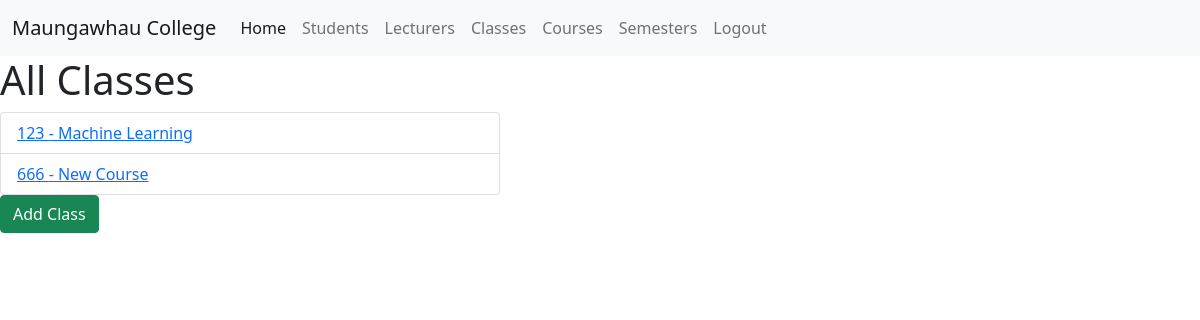
The page /classes/ (signed in) on the database its author committed.
### attendance/models.py (models this page shows, shortened)
class Class(models.Model):
    number = models.CharField(max_length=6)
    course = models.ForeignKey(Course, on_delete=models.CASCADE)
    semester = models.ForeignKey(Semester, on_delete=models.CASCADE)
    lecturer = models.ForeignKey(Lecturer, on_delete=models.SET_NULL, blank=True, null=True)
    students = models.ManyToManyField(Student, blank=True, null=True, related_name="enrolled_student")

class Course(models.Model):
    code = models.CharField(max_length=9)
    name = models.CharField(max_length=50)

### attendance/views.py (the view)
# urls.py: path('classes/', ListClass.as_view(), name="class-list"),
class ListClass(ListView):
    model = Class
    template_name = "class/class-list.html"

### attendance/templates/class/class-list.html (shortened to what this page needs)
{% extends 'base.html' %}
{% block content %}
    {% if user.is_authenticated %}
        {% if user.is_superuser %}
            <h1>All Classes</h1>
            <ul class="list-group">
                {% for Class in object_list %}
                    <li class="list-group-item" style="width: 500px">
                        <a href="{% url 'class-detail' Class.id %}">{{ Class.number }} - {{ Class.course.name }}</a>
                    </li>
                {% endfor %}
            </ul>
        {% endif %}
        {% if user.is_superuser %}
            <a href="{% url 'add-class' %}" class="btn btn-success">Add Class</a>
        {% endif %}
    {% else %}
        <h1>YOU DON'T HAVE ACCESS</h1>
    {% endif %}
{% endblock %}

### rows shown on the page
Class: number "123", course.name "Machine Learning"
Class: number "666", course.name "New Course"
